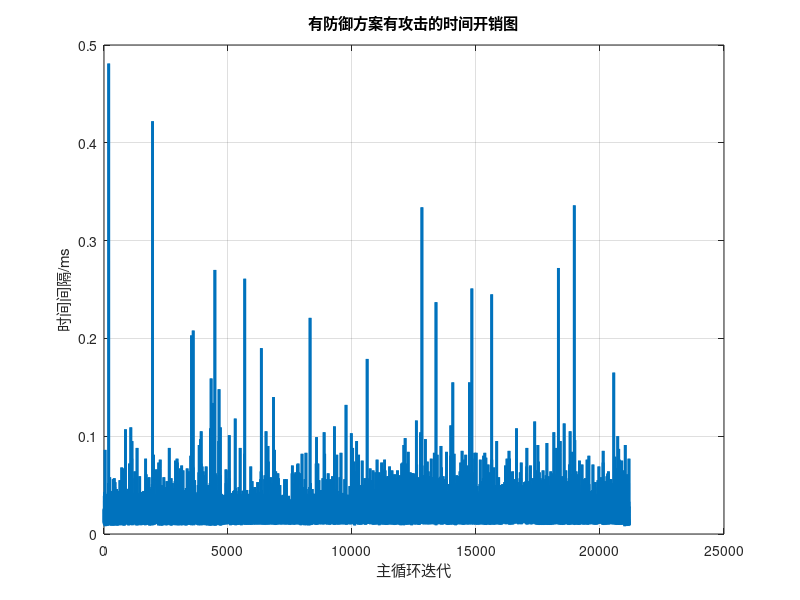

The MATLAB script that drew this image:
clear;
close all;

% 读取时间数据
time_data = csvread('time/time3.csv');%time1无方案  time2有方案无攻击 time3有方案有攻击

% 绘制时间开销图
figure;
plot(time_data, 'LineWidth', 2);
xlabel('主循环迭代');
ylabel('时间间隔/ms');
title('有防御方案有攻击的时间开销图');
grid on;